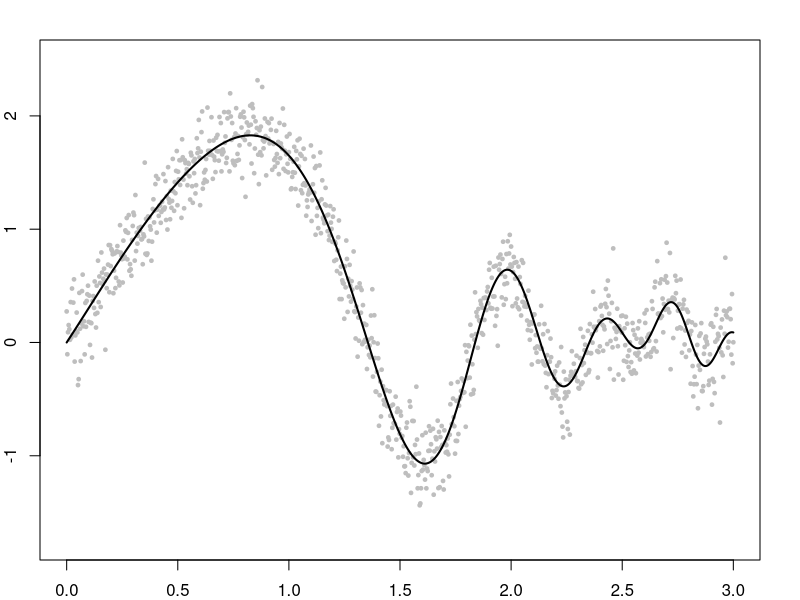
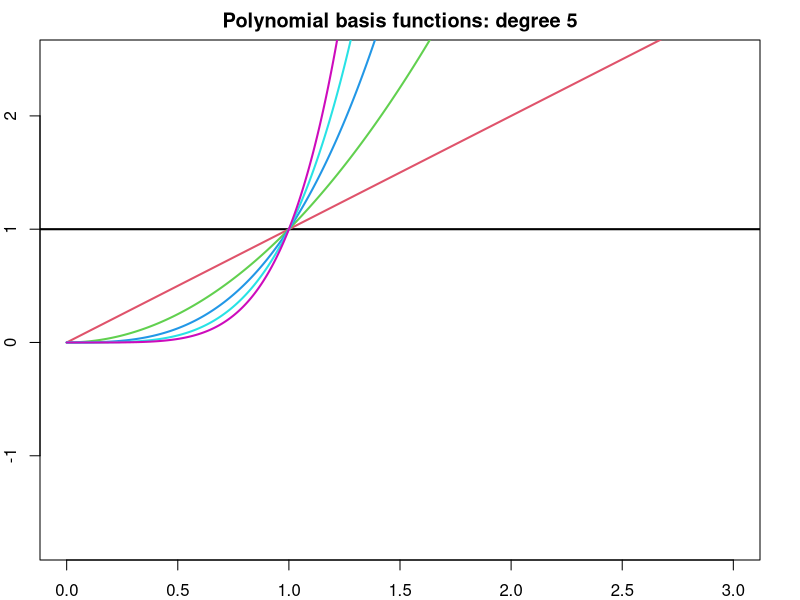
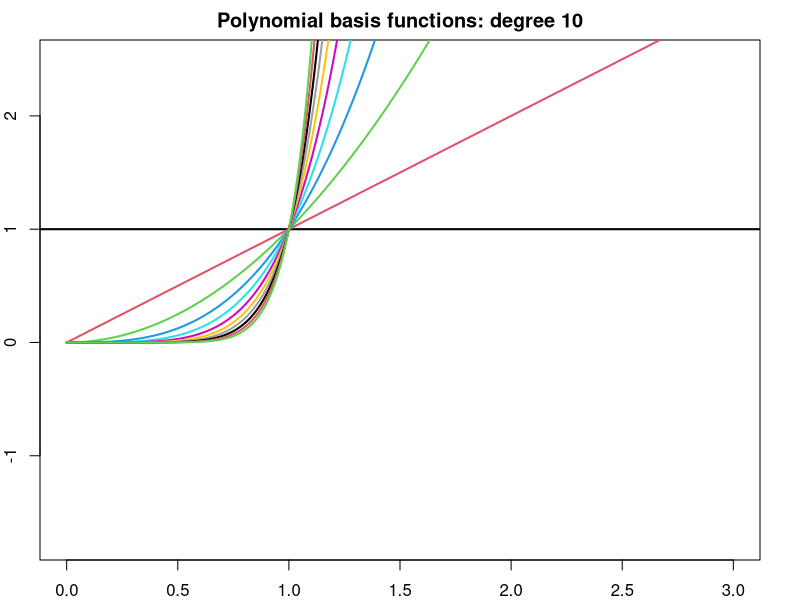
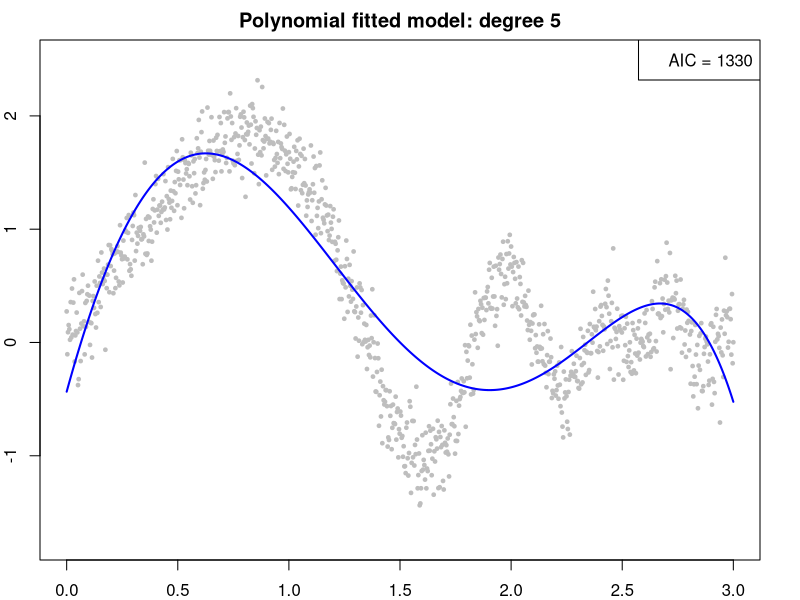
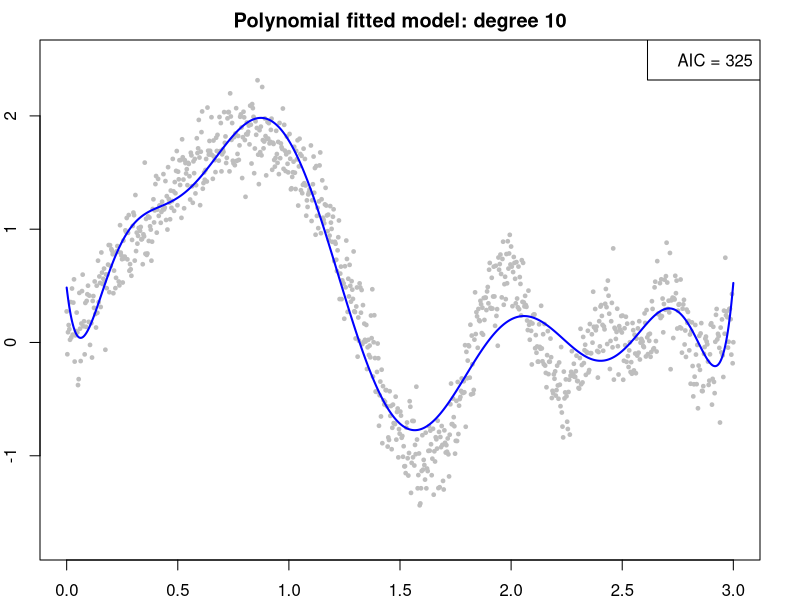
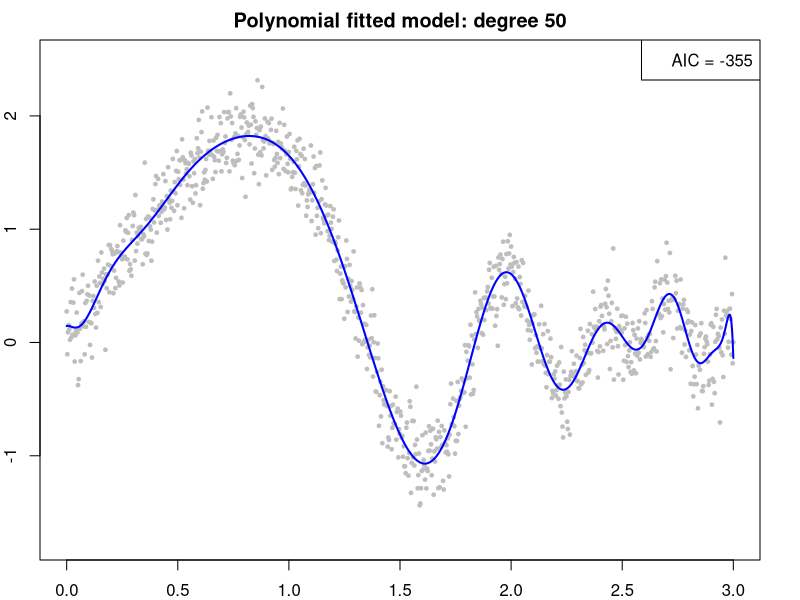
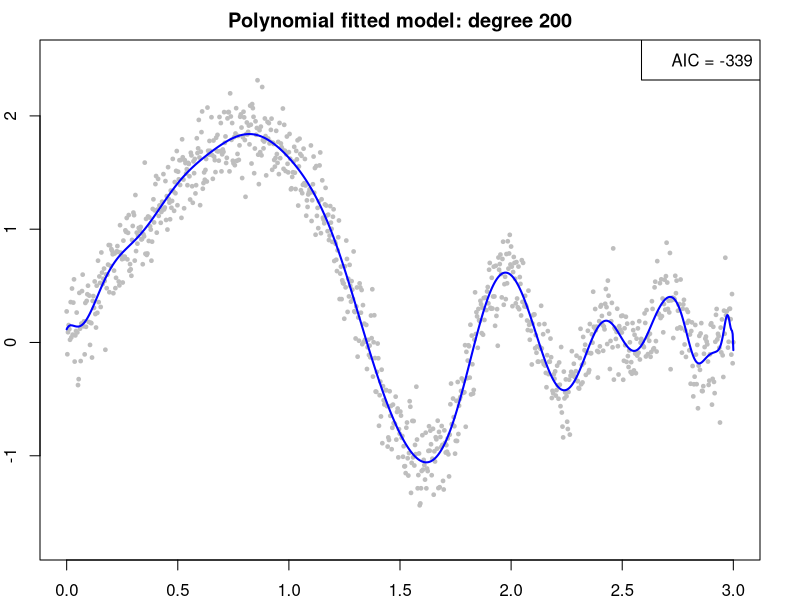
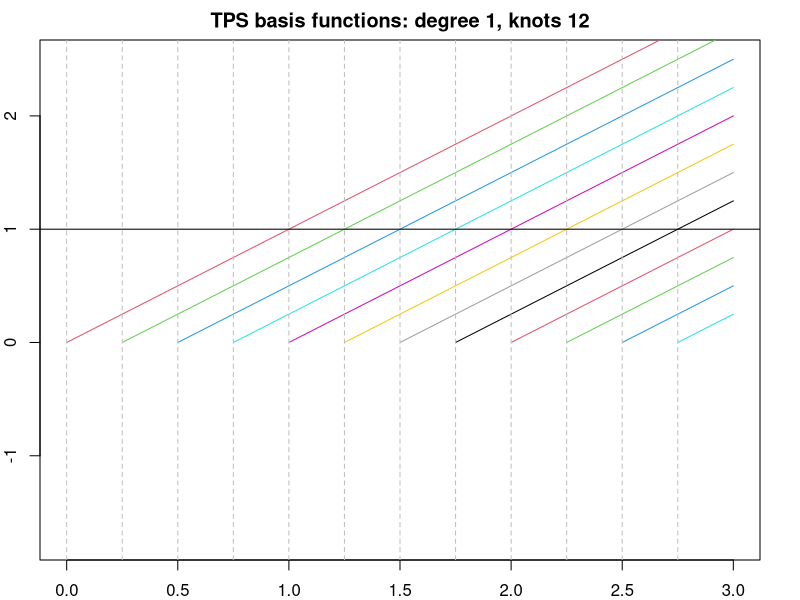

Here is the R script that generated these plots, in order: (Note: this script raises an error after producing the figures.)
## ---- chunk 1

## ---- chunk 2
knitr::opts_chunk$set(
  fig.align = "default",
  fig.asp = 1,
  fig.width = 5,
  out.width = "50%"
)
## ---- chunk 3
library(tidyverse)

set.seed(42)
n <- 1000
x <- seq(0, 3, length = n)
Ey <- (sin(3 * x) + 2 * sin(2 * x^2) + 3 * sin(x^3)) / exp(x)
y <- rnorm(n, mean = Ey, sd = 0.2)

mar <- c(2, 2, 2, 2)
xlim<-c(0,3)
ylim <- c(-1.75, 2.5)
cex <- 0.5

par(mar = mar)
plot(x, y, pch = 19, col = "grey", xlim = xlim, ylim = ylim, cex = cex)
lines(x, Ey, lwd = 2)
## ---- chunk 4
for(degree in c(5, 10)) {
  X = poly(x, degree, raw = TRUE)
  plot(x, y, type = "n", xlim = xlim, ylim = ylim,
       main = paste0("Polynomial basis functions: degree ", degree))
  abline(h = 1, lwd = 2)
  for(i in 1:ncol(X)) lines(x, X[,i], col=i+1, lwd=2)
}
## ---- chunk 5
for(degree in c(5, 10, 50, 200)){
  X = poly(x, degree, raw = TRUE)
  model = lm(y ~ X)
  plot(x, y, type = "n", ylim = ylim, 
       main = paste("Polynomial fitted model: degree", degree))
  points(x, y, pch = 19, col = "grey", cex = cex)
  lines(x, fitted(model), col = "blue", lwd = 2)
  legend("topright", paste("AIC =", signif(AIC(model), 3)))
}
## ---- chunk 6
for (degree in c(1, 3)) {
  n_knots <- 12
  df <- n_knots + 1
  knots <- seq(0, 3, length = df)[1:n_knots]
  X <- 1:n_knots %>% 
    map_dfc(function(k){
      if_else(x < knots[k], 0, (x - knots[k])^degree)
    }) %>% 
    as.matrix
  plot(x, y, type = "n", ylim = ylim, 
       main = paste0(main = "TPS basis functions: degree ", degree, ", knots ", n_knots))
  for (k in 1:n_knots) {
    lines(x[X[, k] != 0], X[X[, k] != 0, k], col = k + 1)
  }
  abline(h = 1)
  abline(v = knots, lty = 2, col = "grey")
}
## ---- chunk 7
for (n_knots in c(12, 24)) {
  for (degree in c(1, 3)) {
    df <- n_knots + 1
    knots <- seq(0, 3, length = df)[1:n_knots]
    X <- 1:n_knots %>% 
      map_dfc(function(k){
        if_else(x < knots[k], 0, (x - knots[k])^degree)
      }) %>% 
      as.matrix
    model <- lm(y ~ X)
    plot(x, y, type = "n", ylim = ylim, 
         main = paste0(main = "TPS fitted model: degree ", degree, ", knots ", n_knots))
    points(x, y, pch = 19, col = "grey", cex = cex)
    lines(x, fitted(model), col = "blue", lwd = 2)
    legend("topright", paste("AIC =", signif(AIC(model), 3)))
  }
}
## ---- chunk 8
make_knots = function(degree, n_knots_internal) {
  knots <- seq(0, 3, length = n_knots_internal + 2)
  knots[-c(1, length(knots))]
}
make_X = function(degree, knots) {
  df <- length(knots) + degree + 1
  X = splines::bs(x = x, knots = knots, degree = degree, intercept = TRUE)
  as.matrix(X)
}
plot_X = function(X, knots = NULL, main = "") {
  plot(x, y, type = "n", ylim = ylim, 
       main = paste0(main = "B-spline basis functions: degree ", degree, ", internal knots ", length(knots)))
  for (k in 1:ncol(X)){
    lines(x[X[, k] != 0], X[X[, k] != 0, k], col = k + 1)
  }
  if (!is.null(knots)) {
    abline(v = c(0, knots, 3), lty = 2, col = "grey")
  }  
}
for(n_knots_internal in 11){
  for(degree in c(1, 3)){
    knots <- make_knots(degree, n_knots_internal)
    X <- make_X(degree, knots)
    plot_X(X, knots, main = "")
  }
}
## ---- chunk 9
for(n_knots_internal in 11){
  for(degree in c(1, 3)){
    knots <- make_knots(degree, n_knots_internal)
    X <- make_X(degree, knots)
    model = lm(y ~ X)
    plot_X(X, knots, main = "")
    lines()
  }
}
## ---- chunk 10

## ---- chunk 11

